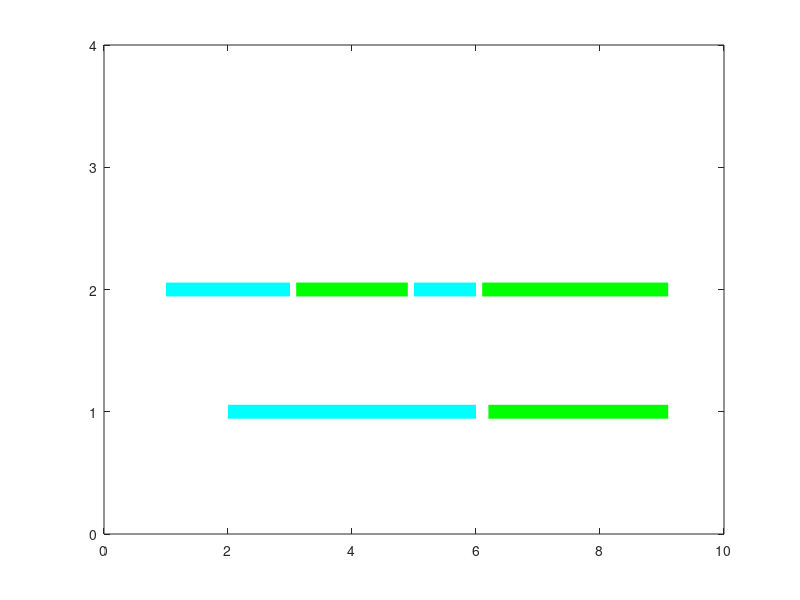
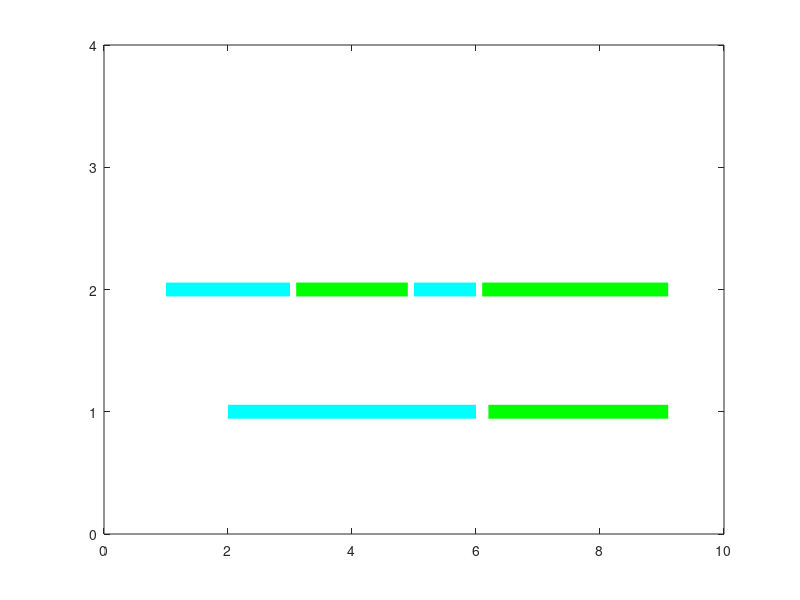
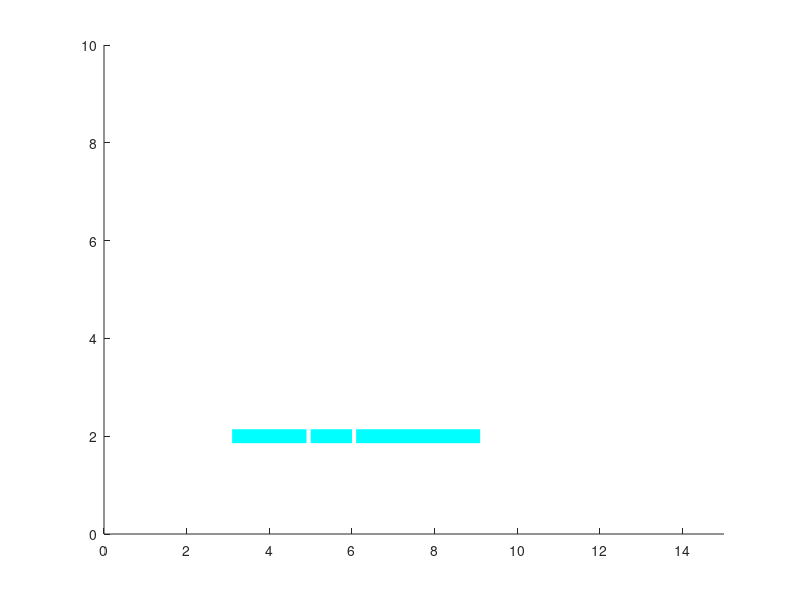
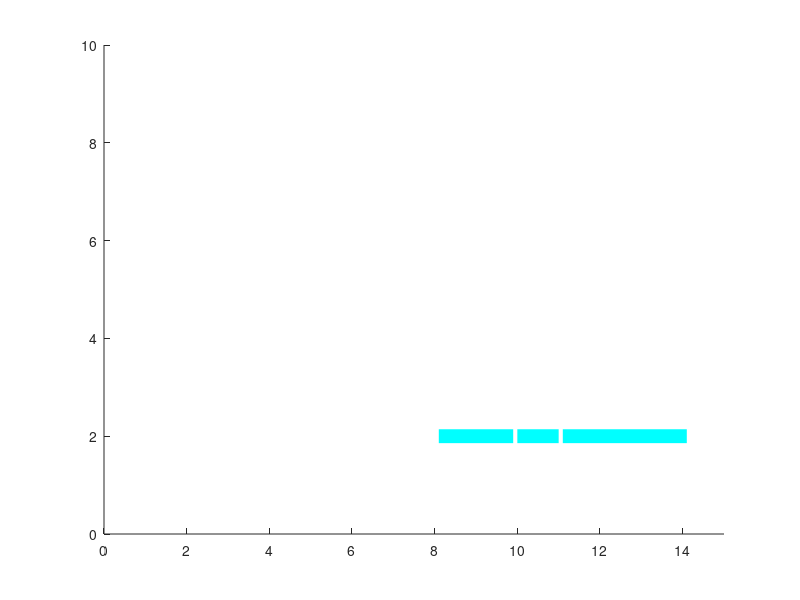

These charts were generated, in order, by the following MATLAB code:
function simpleEventDataPlots
% kaya de barbaro june 2018

%this script provide basics for visualizing simple event data 
% as well as common modifications . it has been designed to be run one line
% at a time so users can experience building and modifying plots.

clearvars;

%use the simple plot function to plot a single line representing an event
figure (1)
plot([ 1 3], [ 2 2], 'c', 'LineWidth',10)

%resize axis
axis([0 10 0 4])

%add some more "events" to your plot, including some at different vertical positions
hold on
plot([ 5 6], [ 2 2] , 'c', 'LineWidth',10)
plot([ 2 6], [ 1 1], 'c', 'LineWidth',10 )

%add some more "events" to your plot in another color
plot([ 3.1 4.9], [ 2 2] , 'g', 'LineWidth',10)
plot([ 6.1 9.1], [ 2 2] , 'g', 'LineWidth',10)
plot([ 6.2 9.1 ], [ 1 1], 'g', 'LineWidth',10 )

%save your figure!
dataDir = fullfile('.', 'data');
savename=strcat(dataDir,'simpleEventPlot');
saveas( gcf, char(strcat(',', '.fig')));  %saves a matlab file
saveas( gcf, char(strcat(savename,'.jpg')));  %saves a jpg


% now lets plot data from an simple array that looks more similar to an event array.
%create a gaze event array
gazeEvents  = [
    5,    6,    1 ;
    3.1 , 4.9 , 2 ;
    6.1 , 9.1 , 2 ];

%we can plot all the events in the array using a for loop
figure (2)
hold on
countRows = size(gazeEvents,1)

for row = 1: 1: countRows
    plot(gazeEvents(row,[1 2]), [2 2], 'c', 'LineWidth',10)
end

%resize axis
axis([0 15 0 10])

%lets try some simple variations!

figure (3)
axis([0 15 0 10])
hold on
countRows = size(gazeEvents,1);

for row = 1: 1: countRows
    
    % this shifts the events vertically up (y axis)
    % plot(gazeEvents(row,[1 2]), [ 7 7] , 'c', 'LineWidth',10)
    
    % this shift events forward in time by five seconds
     plot(gazeEvents(row,[1 2])+5, [ 2 2], 'c', 'LineWidth',10)
    
    % this puts the x axis in minutes rather than seconds
    % you will need to zoom in to see the event!
    % plot(gazeEvents(row,[1 2])/60, [ 2 2], 'c', 'LineWidth',10)
    
    % this plots events in different horizontal positions on the y axis depending on their event type
    % gazes to object 1 are plotted on the y=1 axis, gazes to object 2 are plotted on the y=2 axis,
    % plot(gazeEvents(row,[1 2]), gazeEvents(row,[3 3]) , 'c', 'LineWidth',10)
    
end








